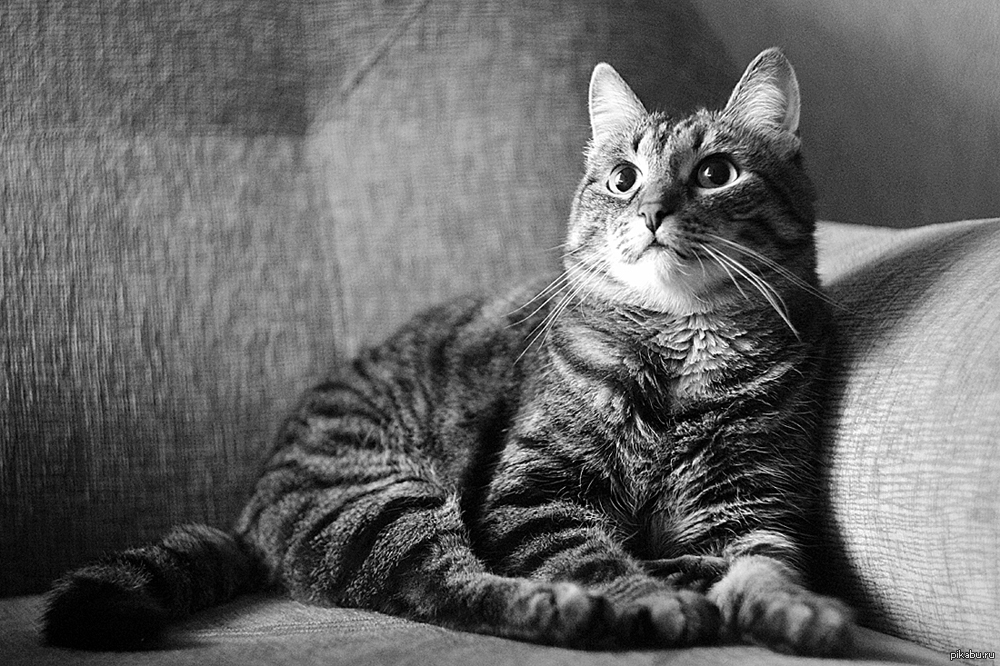
#> input picture 1sem/input/kotik.png, 1000 x 666 px; its folder holds only this picture in this run
$ python main.py
#> lines starting #> are read from the running program, lines starting #| are printed output that depends on the picture
from PIL import Image
import numpy as np
import os

def KNN(image, k) :
  src = image.convert('RGB')
  image_arr = np.array(src)
  width, height = image.size
  new_width = round(k * width)
  new_height = round(k * height)
  new_image_arr = np.zeros(shape=(new_height, new_width, 3))
  for x in range(new_width):
      for y in range(new_height):
          src_x = min(int(round(float(x) / float(new_width) * float(width))), width - 1)
          src_y = min(int(round(float(y) / float(new_height) * float(height))), height - 1)
          new_image_arr[y, x] = image_arr[src_y, src_x]
  new_image = Image.fromarray(new_image_arr.astype(np.uint8), 'RGB')
  return new_image

#tuple (3, 2) mean 3/2, 2 steps
def test(*args) :
  current_dir = os.path.dirname(os.path.abspath(__file__))
  output_path = os.path.join(current_dir, 'output')
  input_path = os.path.join(current_dir, 'input')
  for arg in args :
     os.makedirs(f'{output_path}/K = {arg}')
  file_list = os.listdir(input_path)
  for file in file_list :
    image = Image.open(f'{input_path}/{file}')
#> image is the input picture: PIL image 1000x666 L; min 0, max 255, mean 101.6
    for arg in args :
        if isinstance(arg, tuple) :
            img = KNN(image, 1/arg[1])
            img2 = KNN(img, arg[0])
            img2.save(f'{output_path}/K = {arg}/{file}')
        elif isinstance(arg, int) or isinstance(arg, float) :
            img = KNN(image, arg)
            img.save(f'{output_path}/K = {arg}/{file}')
#> this loop made 3 passes
#> pass 1, in KNN, `new_image = Image.fromarray(new_image_arr.astype(np.uint8), 'RGB')`:
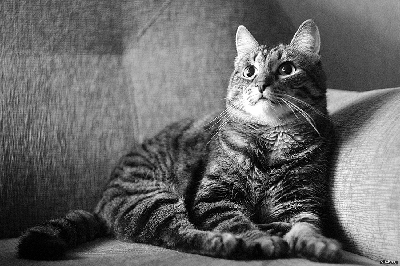
#> new_image: PIL image 400x266 RGB; min 0, max 255, mean 101.5
#> pass 3, in KNN (call 3), `new_image = Image.fromarray(new_image_arr.astype(np.uint8), 'RGB')`:
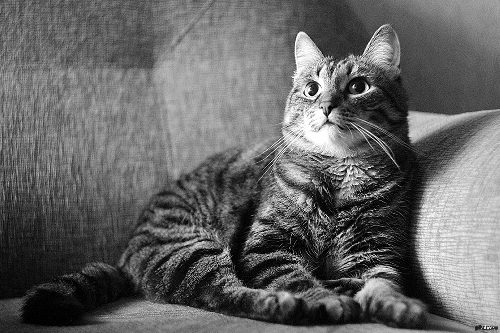
#> new_image: PIL image 500x333 RGB; min 0, max 255, mean 101.5

if __name__ == '__main__' :
   test(0.4, 2, (3, 2))
